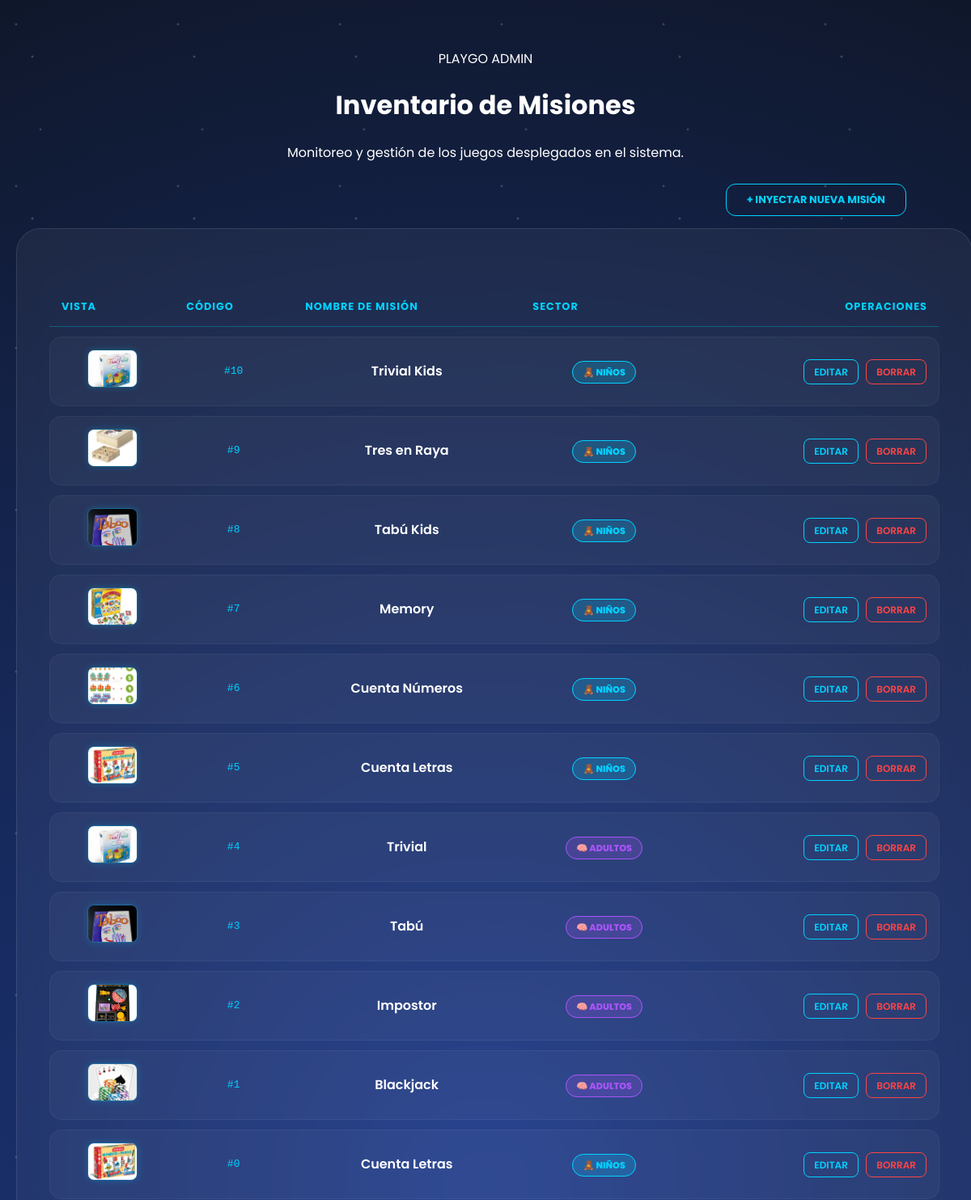
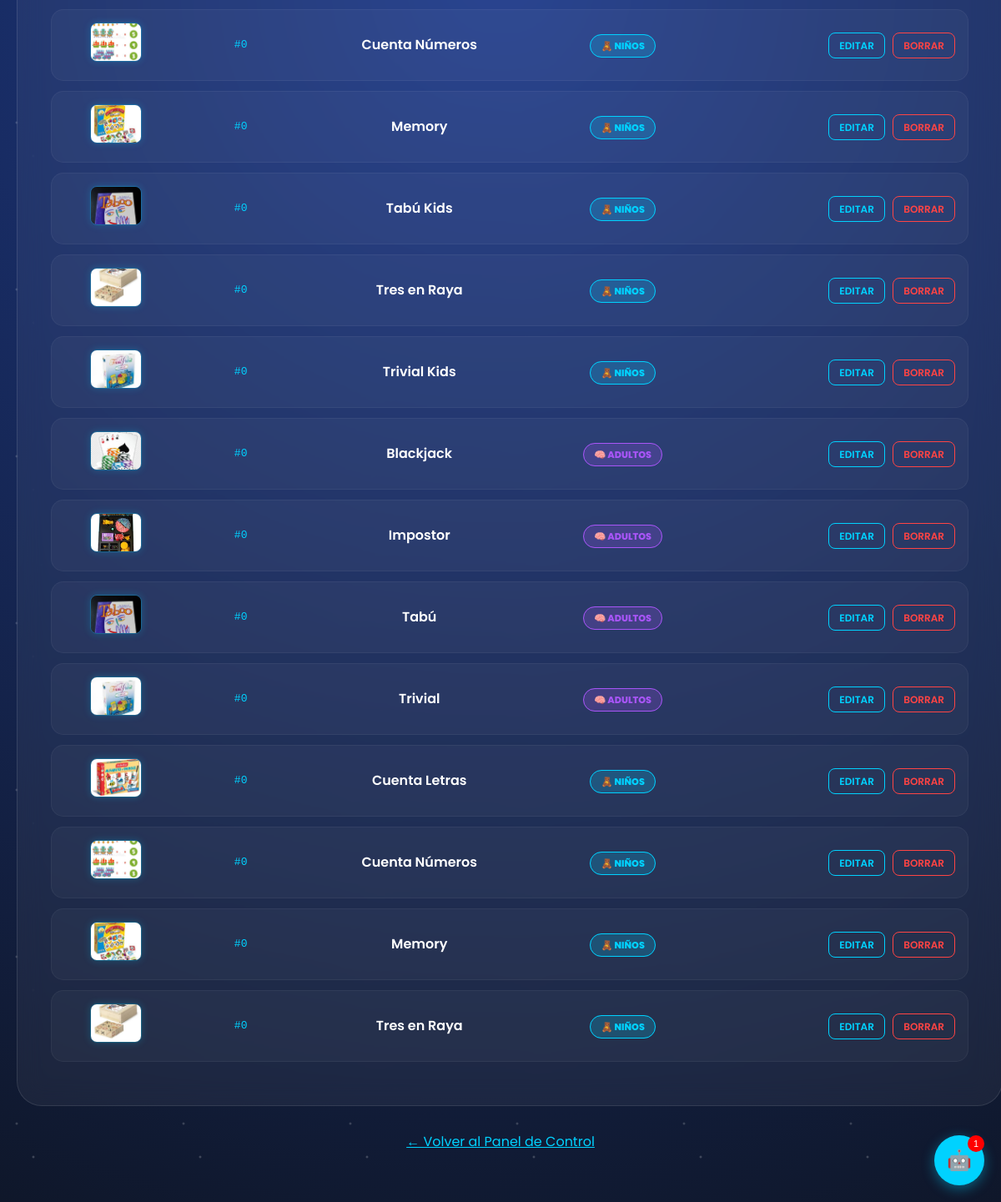
The page /administrador/juegos/listar.php (signed in) on the database its author committed (2 pictures, top to bottom).
### tables this page shows
CREATE TABLE `juegos` (
  `id_juego` int(11) NOT NULL,
  `nombre` varchar(100) NOT NULL,
  `ruta` varchar(100) NOT NULL,
  `archivo_entrada` varchar(50) NOT NULL,
  `categoria` enum('niños','adultos') NOT NULL,
  `descripcion` text DEFAULT NULL,
  `activo` tinyint(1) DEFAULT 1
);

### administrador/juegos/listar.php (the view, shortened to what this page needs)
<?php
require_once "../../configuracion/conexion.php";
$sql = "SELECT * FROM juegos ORDER BY id_juego DESC";
$res = mysqli_query($conn, $sql);
$juegos = mysqli_fetch_all($res, MYSQLI_ASSOC);
?>
<!DOCTYPE html>
<html lang="es">
<head>
    <link rel="stylesheet" href="../../assets/css/menu.css">
</head>
<body class="portal-galactico">
    <main class="admin-main">
        <div class="header-panel">
            <div class="logo">PLAY<span>GO</span> ADMIN</div>
            <h1>Inventario de Misiones</h1>
            <p>Monitoreo y gestión de los juegos desplegados en el sistema.</p>
        </div>
        <div style="text-align: right; width: 100%; max-width: 1100px; margin-bottom: 15px;">
            <a href="alta.php" class="btn-admin" style="display: inline-block; width: auto; padding: 10px 25px;">
                + Inyectar Nueva Misión
            </a>
        </div>
        <div class="card-comando" style="width: 100%; max-width: 1100px;">
            <div class="tabla-contenedor">
                <table class="table-space">
                    <thead>
                        <tr>
                            <th>Vista</th>
                            <th>Código</th>
                            <th>Nombre de Misión</th>
                            <th>Sector</th>
                            <th style="text-align: right;">Operaciones</th>
                        </tr>
                    </thead>
                    <tbody>
                        <?php foreach($juegos as $j): ?>
                        <tr>
                            <td>
                                <?php
                                    $foto = "../../assets/img/" . $j['ruta'] . ".jpg";
                                ?>
                                <img src="<?php echo $foto; ?>" class="img-radar"
                                     onerror="this.src='../../assets/img/default.jpg'">
                            </td>
                            <td style="color: #00d2ff; font-family: monospace;">#<?php echo $j['id_juego']; ?></td>
                            <td style="font-weight: 600;"><?php echo htmlspecialchars($j['nombre']); ?></td>
                            <td>
                                <span class="badge-sector <?php echo ($j['categoria'] == 'adultos' ? 'bg-adultos' : 'bg-ninos'); ?>">
                                    <?php echo ($j['categoria'] == 'adultos' ? '🧠 ADULTOS' : '🧸 NIÑOS'); ?>
                                </span>
                            </td>
                            <td style="text-align: right;">
                                <a href="editar.php?id=<?php echo $j['id_juego']; ?>" class="btn-accion btn-edit">EDITAR</a>
                                <a href="baja.php?id=<?php echo $j['id_juego']; ?>"
                                   class="btn-accion btn-delete"
                                   onclick="return confirm('¿Confirmar desinstalación de la misión?')">BORRAR</a>
                            </td>
                        </tr>
                        <?php endforeach; ?>
                    </tbody>
                </table>
            </div>
        </div>
        <div style="margin-top: 30px;">
            <a href="../menu.php" class="btn-logout" style="border-color: #00d2ff; color: #00d2ff;">
                ← Volver al Panel de Control
            </a>
        </div>
    </main>
</body>
</html>

### assets/css/menu.css (style rules this page uses)
:root { --playgo-blue: #00d2ff; --playgo-dark: #0f172a; --glass: rgba(255, 255, 255, 0.05); }
body { font-family: 'Poppins', sans-serif; background: radial-gradient(circle at center, #1e3a8a 0%, #0f172a 100%) !important; color: white; min-height: 100vh; margin: 0; overflow-x: hidden; position: relative; }
body::before { content: ""; position: fixed; top: 0; left: 0; width: 100%; height: 100%; background-image: radial-gradient(2px 2px at 20px 30px, #eee, rgba(0,0,0,0)), radial-gradient(2px 2px at 40px 70px, #fff, rgba(0,0,0,0)), radial-gradient(2px 2px at 50px 160px, #ddd, rgba(0,0,0,0)); background-repeat: repeat; background-size: 200px 200px; animation: stars-move 100s linear infinite; opacity: 0.3; z-index: -1; }
.admin-main { max-width: 1200px; margin: 0 auto; padding: 60px 20px; text-align: center; }
.card-comando { background: var(--glass); backdrop-filter: blur(15px); -webkit-backdrop-filter: blur(15px); border: 1px solid rgba(255, 255, 255, 0.1); border-radius: 30px; padding: 40px; transition: all 0.4s cubic-bezier(0.175, 0.885, 0.32, 1.275); }
.btn-admin { display: inline-block; width: 100%; padding: 12px; margin-top: 10px; background: transparent; border: 1px solid var(--playgo-blue); border-radius: 12px; color: var(--playgo-blue); text-decoration: none; font-weight: 700; text-transform: uppercase; font-size: 0.8rem; transition: 0.3s; }

### administrador/juegos/listar.php (style rules this page uses)
.tabla-contenedor { width: 100%; overflow-x: auto; margin-top: 20px; }
.table-space { width: 100%; border-collapse: separate; border-spacing: 0 12px; color: white; }
.table-space thead th { color: #00d2ff; text-transform: uppercase; font-size: 0.8rem; letter-spacing: 1px; padding: 15px; border-bottom: 1px solid rgba(0, 210, 255, 0.3); text-align: left; }
.table-space tbody tr { background: rgba(255, 255, 255, 0.03); transition: all 0.3s ease; }
.table-space td { padding: 15px; vertical-align: middle; border-top: 1px solid rgba(255, 255, 255, 0.05); border-bottom: 1px solid rgba(255, 255, 255, 0.05); }
.table-space td:first-child { border-radius: 15px 0 0 15px; border-left: 1px solid rgba(255, 255, 255, 0.05); }
.table-space td:last-child { border-radius: 0 15px 15px 0; border-right: 1px solid rgba(255, 255, 255, 0.05); }
.img-radar { width: 60px; height: 45px; object-fit: cover; border-radius: 8px; border: 1px solid rgba(0, 210, 255, 0.3); box-shadow: 0 0 10px rgba(0, 210, 255, 0.2); }
.badge-sector { padding: 5px 12px; border-radius: 20px; font-size: 0.7rem; font-weight: 800; text-transform: uppercase; }
.bg-ninos { background: rgba(0, 210, 255, 0.2); color: #00d2ff; border: 1px solid #00d2ff; }
.bg-adultos { background: rgba(168, 85, 247, 0.2); color: #a855f7; border: 1px solid #a855f7; }
.btn-accion { padding: 6px 12px; border-radius: 8px; text-decoration: none; font-size: 0.75rem; font-weight: 600; transition: 0.3s; margin-left: 5px; }
.btn-edit { border: 1px solid #00d2ff; color: #00d2ff; }
.btn-delete { border: 1px solid #ff4444; color: #ff4444; }

### rows shown on the page
juegos: ruta (picture), id_juego "10", nombre "Trivial Kids", categoria "🧸 NIÑOS"
juegos: ruta (picture), id_juego "9", nombre "Tres en Raya", categoria "🧸 NIÑOS"
juegos: ruta (picture), id_juego "8", nombre "Tabú Kids", categoria "🧸 NIÑOS"
juegos: ruta (picture), id_juego "7", nombre "Memory", categoria "🧸 NIÑOS"
juegos: ruta (picture), id_juego "6", nombre "Cuenta Números", categoria "🧸 NIÑOS"
juegos: ruta (picture), id_juego "5", nombre "Cuenta Letras", categoria "🧸 NIÑOS"
juegos: ruta (picture), id_juego "4", nombre "Trivial", categoria "🧠 ADULTOS"
juegos: ruta (picture), id_juego "3", nombre "Tabú", categoria "🧠 ADULTOS"
juegos: ruta (picture), id_juego "2", nombre "Impostor", categoria "🧠 ADULTOS"
juegos: ruta (picture), id_juego "1", nombre "Blackjack", categoria "🧠 ADULTOS"
juegos: ruta (picture), id_juego "0", nombre "Cuenta Letras", categoria "🧸 NIÑOS"
juegos: ruta (picture), id_juego "0", nombre "Cuenta Números", categoria "🧸 NIÑOS"
juegos: ruta (picture), id_juego "0", nombre "Memory", categoria "🧸 NIÑOS"
juegos: ruta (picture), id_juego "0", nombre "Tabú Kids", categoria "🧸 NIÑOS"
juegos: ruta (picture), id_juego "0", nombre "Tres en Raya", categoria "🧸 NIÑOS"
juegos: ruta (picture), id_juego "0", nombre "Trivial Kids", categoria "🧸 NIÑOS"
juegos: ruta (picture), id_juego "0", nombre "Blackjack", categoria "🧠 ADULTOS"
juegos: ruta (picture), id_juego "0", nombre "Impostor", categoria "🧠 ADULTOS"
juegos: ruta (picture), id_juego "0", nombre "Tabú", categoria "🧠 ADULTOS"
juegos: ruta (picture), id_juego "0", nombre "Trivial", categoria "🧠 ADULTOS"
juegos: ruta (picture), id_juego "0", nombre "Cuenta Letras", categoria "🧸 NIÑOS"
juegos: ruta (picture), id_juego "0", nombre "Cuenta Números", categoria "🧸 NIÑOS"
juegos: ruta (picture), id_juego "0", nombre "Memory", categoria "🧸 NIÑOS"
juegos: ruta (picture), id_juego "0", nombre "Tres en Raya", categoria "🧸 NIÑOS"
